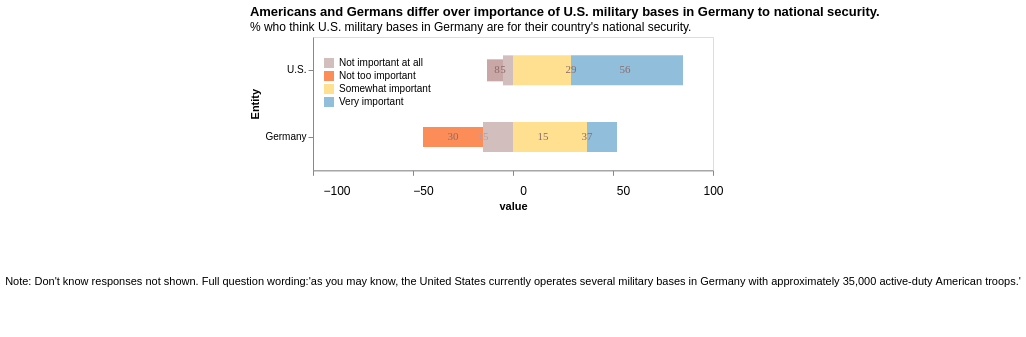

Write a Vega-Lite specification for this figure.
### Vega-Lite specification from a JSON file in a GitHub repository (floating-point values rounded to 4 significant figures)
{"$schema": "https://vega.github.io/schema/vega-lite/v5.json", "config": {"view": {"continuousWidth": 400}}, "vconcat": [{"width": 400, "height": 133.3, "title": {"text": "Americans and Germans differ over importance of U.S. military bases in Germany to national security.", "subtitle": "% who think U.S. military bases in Germany are for their country's national security.", "anchor": "start"}, "data": {"values": [{"Entity": "Germany", "Not important at all": -15, "Not too important": -30, "Somewhat important": 37, "Very important": 15}, {"Entity": "U.S.", "Not important at all": -5, "Not too important": -8, "Somewhat important": 29, "Very important": 56}]}, "transform": [{"fold": ["Not important at all", "Not too important", "Somewhat important", "Very important"], "as": ["category", "value"]}, {"calculate": "{'Not important at all': 1, 'Not too important': 2, 'Somewhat important': 3, 'Very important': 4}[datum.category]", "as": "order"}, {"calculate": "abs(datum.value)", "as": "abs_value"}], "encoding": {"x": {"field": "value", "type": "quantitative", "scale": {"domain": [-100, 100]}, "axis": {"grid": false, "tickCount": 5, "labelFontSize": 12, "labelOffset": 10, "labelPadding": 10, "labelAngle": 0}}, "y": {"field": "Entity", "type": "ordinal", "axis": {"grid": false}, "sort": ["U.S.", "Germany"]}, "order": {"field": "order", "type": "ordinal"}}, "layer": [{"mark": {"type": "bar", "cornerRadius": 0, "width": {"band": 1}, "height": {"band": 1}}, "encoding": {"size": {"condition": [{"test": "datum.Entity === 'Germany' && datum.category === 'Not too important'", "value": 20}, {"test": "datum.Entity === 'U.S.' && datum.category === 'Not too important'", "value": 22}], "value": 30}, "color": {"condition": [{"test": "datum.Entity === 'U.S.' && datum.category === 'Not too important'", "value": "#caa7a7"}], "field": "category", "type": "nominal", "scale": {"domain": ["Not important at all", "Not too important", "Somewhat important", "Very important"], "range": ["#d2bebd", "#fc8d59", "#fee090", "#91bfdb"]}, "legend": {"legendX": 10, "legendY": 20, "orient": "none"}, "title": ""}, "opacity": {"condition": [], "value": 1}}}, {"mark": {"type": "text", "dx": 0, "dy": 0, "xOffset": 0, "yOffset": 0, "angle": 0, "font": "serif", "fontSize": 11, "fontStyle": "normal", "fontWeight": "normal", "limit": 100, "opacity": 1}, "encoding": {"text": {"field": "abs_value", "type": "quantitative"}, "y": {"field": "Entity", "type": "ordinal"}, "x": {"field": "value", "type": "quantitative"}, "color": {"value": "#8c6b6b", "condition": [{"test": "datum.Entity === 'Germany' && datum.category === 'Not important at all'", "value": "#bb9d9d"}]}}}]}, {"width": 400, "height": 100, "data": {"values": [{"text": "Note: Don't know responses not shown. Full question wording:'as you may know, the United States currently operates several military bases in Germany with approximately 35,000 active-duty American troops.'"}]}, "mark": {"type": "text", "align": "center", "baseline": "middle"}, "encoding": {"text": {"field": "text", "type": "nominal"}}}], "name": "1261"}
